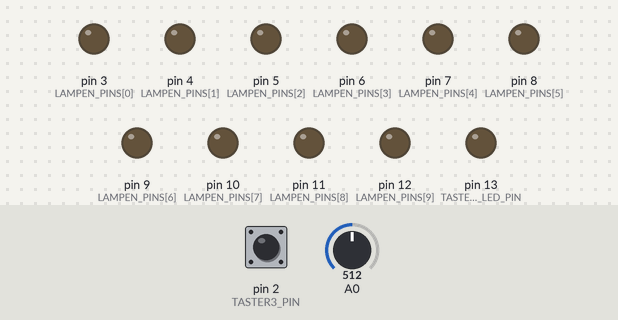
A sketch run on a simulated Arduino Uno, built with avr-gcc and run on an emulated ATmega328P. On the bench: output pins drawn as LEDs (lit = HIGH). The test bench sets the inputs (shaded band); at power-on: pin 2 (TASTER3_PIN) HIGH, A0 = 512. Random numbers use the default seed unless the sketch sets one.

Above: at 1.2 s.
1.3 s: pin 2 (TASTER3_PIN) pulled LOW for 0.15 s
At 3.0 s:
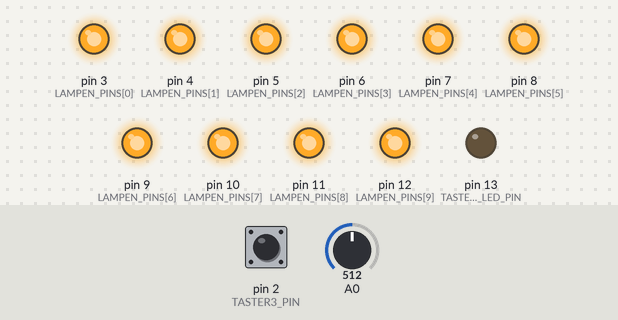
4.3 s: A0 set to 716
At 7.0 s:
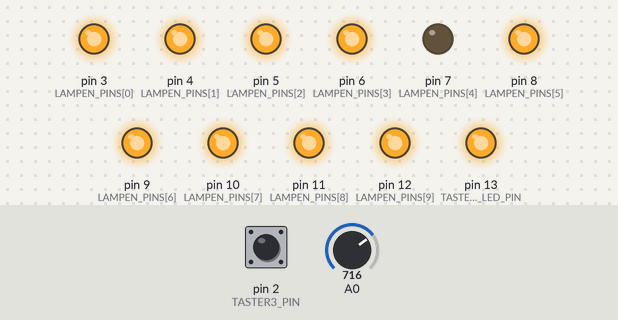
7.3 s: pin 2 (TASTER3_PIN) pulled LOW for 1 s
At 7.86 s:
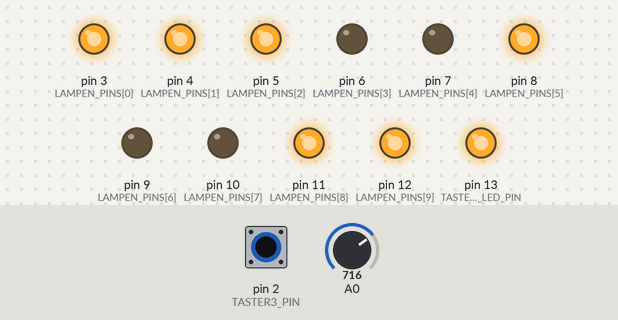
10.3 s: pin 2 (TASTER3_PIN) pulled LOW for 0.15 s
At 11.13 s:
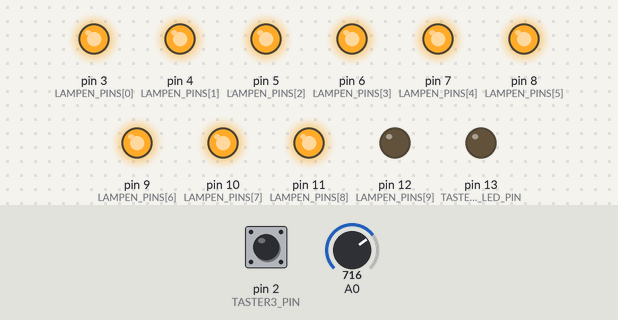
13.3 s: pin 2 (TASTER3_PIN) pulled LOW for 3.2 s
At 17.9 s:
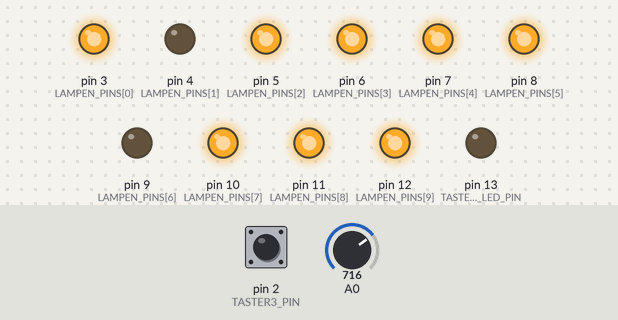
18.0 s: pin 2 (TASTER3_PIN) pulled LOW for 1 s
At 19.58 s:
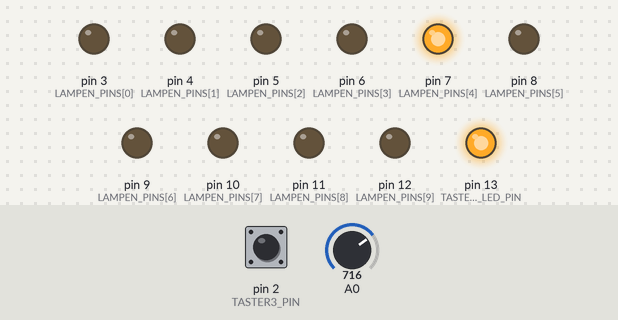
Timing chart, 0 to 21.2 s (numbered marks = the images above; inputs shaded):
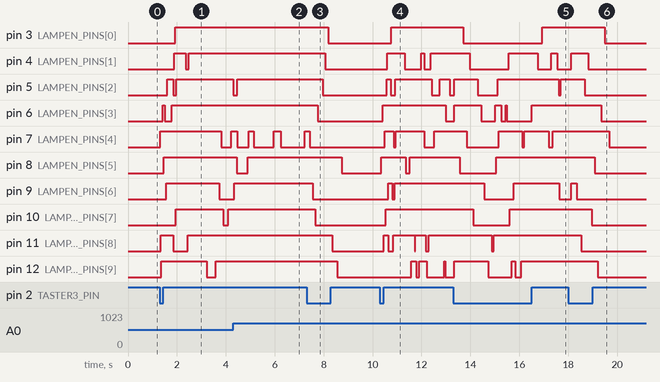

Measured:
- after the input at 1.3 s, pin 3 (LAMPEN_PINS[0]): LOW → HIGH after 0.64 s; pin 4 (LAMPEN_PINS[1]): LOW → HIGH after 0.60 s, → LOW 0.47 s later, → HIGH 0.12 s later
- after the input at 4.3 s, pin 8 (LAMPEN_PINS[5]): HIGH → LOW after 0.15 s, → HIGH 0.43 s later
- after the input at 7.3 s, pin 3 (LAMPEN_PINS[0]): HIGH → LOW after 0.89 s; pin 4 (LAMPEN_PINS[1]): HIGH → LOW after 0.76 s; pin 5 (LAMPEN_PINS[2]): HIGH → LOW after 0.66 s; pin 6 (LAMPEN_PINS[3]): HIGH → LOW after 0.47 s; pin 8 (LAMPEN_PINS[5]), pin 13 (TASTER3_LED_PIN): HIGH → LOW after 1.4 s
- after the input at 10.3 s, pin 3 (LAMPEN_PINS[0]): LOW → HIGH after 0.47 s; pin 4 (LAMPEN_PINS[1]): goes HIGH 0.71 s, LOW 0.67 s, HIGH 0.13 s, LOW 0.26 s, then HIGH, starting after 0.31 s
- after the input at 13.3 s, pin 3 (LAMPEN_PINS[0]): HIGH → LOW after 0.40 s, → HIGH 3.2 s later; pin 4 (LAMPEN_PINS[1]): goes LOW 1.6 s, HIGH 1.2 s, LOW 0.54 s, HIGH 0.24 s, then LOW, starting after 0.66 s
- after the input at 18.0 s, pin 3 (LAMPEN_PINS[0]): HIGH → LOW after 1.5 s; pin 5 (LAMPEN_PINS[2]): HIGH → LOW after 0.68 s; pin 6 (LAMPEN_PINS[3]): HIGH → LOW after 1.3 s; pin 7 (LAMPEN_PINS[4]): HIGH → LOW after 1.7 s; pin 8 (LAMPEN_PINS[5]): HIGH → LOW after 1.1 s

The sketch:

Strassenlaternen.ino
```cpp
/*

  Dieser Sketch ist für die Straßenbeleuchtung vorgesehen.

  Geplante Funktionsweise:
  1. Einschalten über Tastendruck
  2. Alle Lampen gehen zufällig mit leichten Schwankungen an.
  3. Alle Lamepen leuchten permanent, eine hat Probleme und flackert ab und zu
  4. Auf Tastendruck werden sie wieder ausgeschaltet
  5. Wenn das Programm aktiv ist, wird das per LED angezeigt

  2021-03-05
  Sven Piller

  Mit Ideen von:
  - https://www.domsmoba.de/arduino/8-leucht-stofflampen/

  Historie:
  - v1: 2021-03-28 Erste Version für die Anlage

*/

// Anzahl der Lampen
const byte LAMPEN_ANZAHL = 10;
// Ausgänge mit angeschlossenen LED-Straßenlampen
const byte LAMPEN_PINS[LAMPEN_ANZAHL] = {3, 4, 5, 6, 7, 8, 9, 10, 11, 12};
const byte LAMPE_AN = HIGH;
const byte LAMPE_AUS = LOW;

// Taster zum Ein-/Ausschalten
const byte TASTER3_PIN = 2;
const byte TASTER_GEDRUECKT = LOW;
// LED Anzeige, ob Programm aktiv ist
const byte TASTER3_LED_PIN = 13;

// Aktueller Zustand der Lampen
bool sind_die_lampen_an = false;

// Gibt es im aktuellen Zustand eine defekte Lampe
bool defekteLampeVorhanden = false;
// Pin der defekten Lampe
byte defekteLampePin;
// Index der defekten Lampe im lampen-Array
byte defekteLampeIndex;
// Flackerzeiten der defekten Lampe
int defekteLampeFlackerzeit;

// Bootstrapping
void setup()
{
  // Serial.begin(9600);
  pinMode(TASTER3_PIN, INPUT_PULLUP);
  pinMode(TASTER3_LED_PIN, OUTPUT);
  digitalWrite(TASTER3_LED_PIN, LOW);

  for (int i = 0; i < LAMPEN_ANZAHL; i++)
  {
    pinMode(LAMPEN_PINS[i], OUTPUT);
    digitalWrite(LAMPEN_PINS[i], LAMPE_AUS);
  }
}

// Programmlogik
void loop()
{

  if (digitalRead(TASTER3_PIN) == TASTER_GEDRUECKT)
  {
    // Serial.print("Taste gedrueckt! ");

    if (sind_die_lampen_an == true)
    {
      // Serial.println("An => Aus");
      loescheLampen();
      digitalWrite(TASTER3_LED_PIN, LOW);
    }
    else
    {
      // Serial.println("Aus => An");

      randomSeed(analogRead(0) + millis());
      int defektWahrscheinlichkeit = random(0, 100);
      // Serial.print("Defekte Lampe wenn > 50: ");
      // Serial.println(defektWahrscheinlichkeit);

      if (defektWahrscheinlichkeit > 50)
      {
        defekteLampeVorhanden = true;
        bestimmeDefekteLampe();
        _printDefekteLampe();
      }
      else
      {
        defekteLampeVorhanden = false;
      }

      starteLampen();
      digitalWrite(TASTER3_LED_PIN, HIGH);
    }

    // Taster entprellen
    delay(50);
  }

  if (sind_die_lampen_an == true)
  {
    digitalWrite(TASTER3_LED_PIN, HIGH);
    betreibeLampen();
  }
  else
  {
    schalteAllesDunkel();
    digitalWrite(TASTER3_LED_PIN, LOW);
  }
}

// Schaltet alle Lampen auf LOW
void schalteAllesDunkel()
{

  for (int i = 0; i < LAMPEN_ANZAHL; i++)
  {
    digitalWrite(LAMPEN_PINS[i], LAMPE_AUS);
  }
}

// Schaltet alle Lampen ein
void schalteAllesAn()
{

  for (int i = 0; i < LAMPEN_ANZAHL; i++)
  {
    digitalWrite(LAMPEN_PINS[i], LAMPE_AN);
  }
}

// Schaltet alle Lampen ein, inklusive der flackernden Lampe
void betreibeLampen()
{

  if (defekteLampeVorhanden == false)
  {
    schalteAllesAn();
  }
  else
  {

    for (int i = 0; i < LAMPEN_ANZAHL; i++)
    {
      if (i == defekteLampeIndex)
      {
        betreibeFlackerndeLampe();
      }
      else
      {
        digitalWrite(LAMPEN_PINS[i], LAMPE_AN);
      }
    }
  }
}

/*
  Sorgt für das Flackern der defekten Lampe

  Wenn die Zählvariable größer als die aktuelle Pause ist,
  dann wird der Status der Lampe getoggelt und eine neue
  Zeitspanne gesetzt.
*/
void betreibeFlackerndeLampe()
{

  // aktuellen Zustand toggeln
  if (digitalRead(defekteLampePin) == LAMPE_AN)
  {
    digitalWrite(defekteLampePin, LAMPE_AUS);
    defekteLampeFlackerzeit = random(300, 1000);
  }
  else
  {
    digitalWrite(defekteLampePin, LAMPE_AN);
    defekteLampeFlackerzeit = random(5, 300);
  }

  // Den Flackerzustand eine gewisse Zeit halten
  for (int i = 0; i < defekteLampeFlackerzeit; i++)
  {
    delay(1);

    // Interupt, falls Taster in dieser Pause gedrückt wird
    if ((digitalRead(TASTER3_PIN)) == TASTER_GEDRUECKT)
    {
      i = defekteLampeFlackerzeit;
    }
  }
}

/*
  Startet den Betrieb der Lampen

  Die Lampen sollen mit einer simulierten Flackerschaltung
  angehen.
*/
void starteLampen()
{
  // Serial.println("Anschalten beginnt");

  for (int i = 0; i < 100; i++)
  {
    randomSeed(analogRead(0) + millis());
    int einschaltIndex = random(0, LAMPEN_ANZAHL);
    int einschaltDelay = random(10, 50);
    delay(einschaltDelay);
    byte einschaltWahrscheinlichkeit = random(0, 8);

    if (einschaltWahrscheinlichkeit > 0)
    {
      digitalWrite(LAMPEN_PINS[einschaltIndex], LAMPE_AN);
      // Serial.print("Lampe eingeschaltet: ");
      // Serial.println(LAMPEN_PINS[einschaltIndex]);
    }
    else
    {
      digitalWrite(LAMPEN_PINS[einschaltIndex], LAMPE_AUS);
    }
  }

  sind_die_lampen_an = true;
  // Serial.println("Anschalten fertig");
  betreibeLampen();
}

/*
  Lösche die Lampen aus

  Die Lampen sollen etwas versetzt in zufälliger
  Reihenfolge ausgehen.
*/
void loescheLampen()
{
  // Serial.println("Abschalten beginnt");

  bool neueZahl;
  int ausschaltReihenfolge[LAMPEN_ANZAHL];

  for (int i = 0; i < LAMPEN_ANZAHL; i++)
  {

    do
    {
      ausschaltReihenfolge[i] = int(random(0, LAMPEN_ANZAHL));
      neueZahl = true;

      for (int j = 0; j < i; j++)
      {

        if (ausschaltReihenfolge[j] == ausschaltReihenfolge[i])
        {
          neueZahl = false;
        }
      }

    } while (!neueZahl);
  }

  for (int ausschaltIndex = 0; ausschaltIndex < LAMPEN_ANZAHL; ausschaltIndex++)
  {
    randomSeed(analogRead(0) + millis());
    int ausschaltDelay = random(100, 200);
    delay(ausschaltDelay);
    // Serial.println(ausschaltDelay);
    digitalWrite(LAMPEN_PINS[ausschaltReihenfolge[ausschaltIndex]], LAMPE_AUS);
    // Serial.print(ausschaltReihenfolge[ausschaltIndex]);
    // Serial.print(":");
    // Serial.print(LAMPEN_PINS[ausschaltReihenfolge[ausschaltIndex]]);
    // Serial.print("Lampe ausgeschaltet: ");
    // Serial.println(LAMPEN_PINS[ausschaltReihenfolge[ausschaltIndex]]);
  }

  sind_die_lampen_an = false;
  // Serial.println("Abschalten fertig");
}

// Defekte Lampe bestimmen
void bestimmeDefekteLampe()
{
  randomSeed(analogRead(0));
  defekteLampeIndex = random(0, LAMPEN_ANZAHL);
  defekteLampePin = LAMPEN_PINS[defekteLampeIndex];
}

// Debugausgaben für die Defekte Lampe
void _printDefekteLampe()
{
  // Serial.print("Defekte Lampe: #");
  // Serial.print(defekteLampeIndex);
  // Serial.print(" => Lampe ");
  // Serial.print(LAMPEN_PINS[defekteLampeIndex]);
  // Serial.print(": ");
  // Serial.println(defekteLampePin);
}
```
